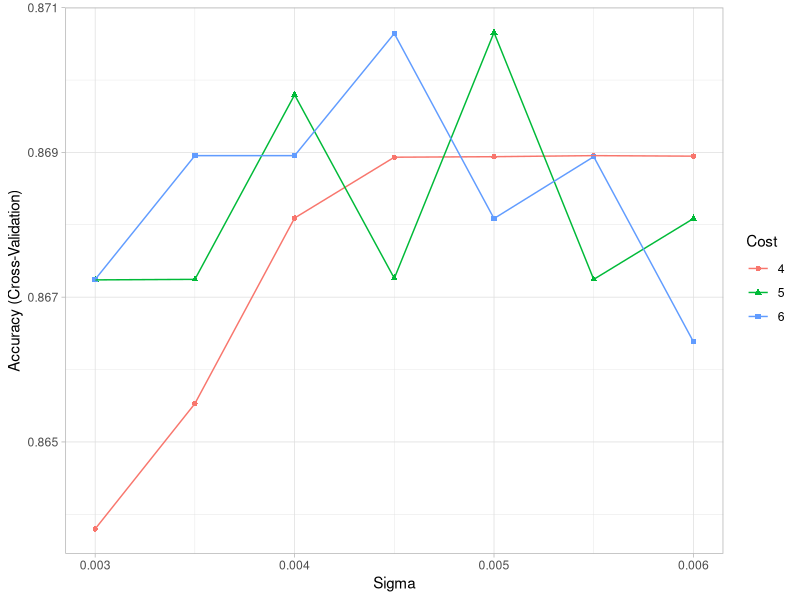
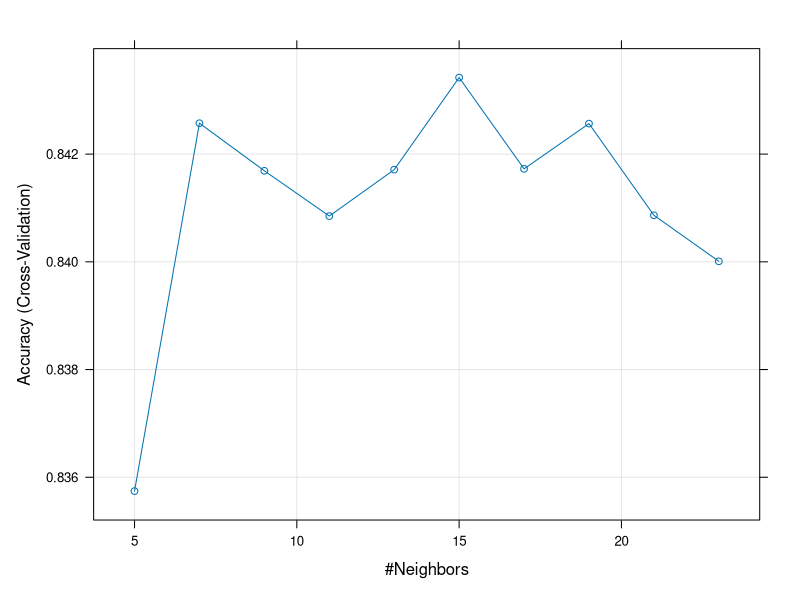

Here is the R script that generated these plots, in order:
## ---- chunk 1
rm(list=ls())
graphics.off()
# Helper packages
library(dplyr)     # for data wrangling
library(ggplot2)   # for awesome graphics
library(rsample)   # for data splittingg
library(modeldata) #package that includes couple of useful datasets

# Modeling packages
library(caret)    # for classification and regression training
library(kernlab)  # for fitting SVMs
## ---- chunk 2
data("attrition")
# Load attrition data
set.seed(123)  # for reproducibility
df <- attrition %>% 
  mutate_if(is.ordered, factor, ordered = FALSE)
head(df)

# Create training (80%) and test (20%) sets
set.seed(123)  # for reproducibility
attrition_split <- initial_split(df, prop = 0.8, strata = "Attrition")
#If we want to explicitly control the sampling so that our training and test 
#sets have similar y distributions, we can use stratified sampling
attrition_train <- training(attrition_split)
attrition_test  <- testing(attrition_split)
## ---- chunk 3
#caret’s train() function with method = "svmRadialSigma" is used to get 
#values of C (cost) and \sigma (related with the \gamma of Radial Basis function)
#through cross-validation
set.seed(1854)  # for reproducibility
model_svm_rbf <- train(
  Attrition ~ ., 
  data = attrition_train,
  method = "svmRadial",               
  preProcess = c("center", "scale"),  #x's standardized (i.e.,centered around zero with a sd of one)
  trControl = trainControl(method = "cv", number = 10),
  tuneLength = 10 #select 10 random numbers for the hypertune parameters
)

# Print results
print(model_svm_rbf$results)
model_svm_rbf


#tune the hyperparameters with tunegrid
set.seed(1854)  # for reproducibility
model_svm_rbf_2 <- train(
  Attrition ~ ., 
  data = attrition_train,
  method = "svmRadial",               
  preProcess = c("center", "scale"),  #x's standardized (i.e.,centered around zero with a sd of one)
  trControl = trainControl(method = "cv", number = 10),
  tuneGrid = expand.grid(C=seq(4, 6, 1), sigma=seq(0.003,0.006,0.0005))
)

# Print results
#print(model_svm_rbf_2$results)
model_svm_rbf_2


#Plotting the results, we see that smaller values of the cost parameter
#( C≈ 2–8) provide better cross-validated accuracy scores for these 
#training data:
ggplot(model_svm_rbf_2) + theme_light()

#confusion matrix on training dataset
confusionMatrix(model_svm_rbf_2)


## testing 
#We test the model on the testing dataset
test_svm_rbf_2 = predict(model_svm_rbf_2, attrition_test) 
confusionMatrix(data = test_svm_rbf_2, attrition_test$Attrition)

## ---- chunk 4
#
set.seed(1854)  # for reproducibility
# Tell SVM that the kernel is linear, the tune-in parameter cost is 5, and scale equals true. 

##2 linear with caret package
set.seed(1854)  # for reproducibility
model_svm_linear_2 <- train(
  Attrition ~ ., 
  data = attrition_train,
  method = "svmLinear",               
  preProcess = c("center", "scale"),  #x's standardized (i.e.,centered around zero with a sd of one)
  trControl = trainControl(method = "cv", number = 10),
  tuneGrid = expand.grid(C=5)
)

#print results
print(model_svm_linear_2$results)

## testing
#We test the model on the testing dataset
test_svm_linear_2 = predict(model_svm_linear_2, attrition_test) 
confusionMatrix(data = test_svm_linear_2, attrition_test$Attrition)

## ---- chunk 5
model_logistic <- glm(Attrition~BusinessTravel + DistanceFromHome + EnvironmentSatisfaction + 
                      Gender+ JobInvolvement + JobRole  + MaritalStatus+
                      NumCompaniesWorked + OverTime + RelationshipSatisfaction+ TotalWorkingYears+
                      TrainingTimesLastYear+ WorkLifeBalance+ YearsInCurrentRole + YearsSinceLastPromotion,
                    family="binomial", attrition_train)

summary(model_logistic)

#to get accuracy of the training data
probabilities_attrition_train <- model_logistic %>% predict(attrition_train, type = "response")
predicted.classes_train <- ifelse(probabilities_attrition_train > 0.5, "Yes", "No")
mean(predicted.classes_train == attrition_train$Attrition)


probabilities_attrition <- model_logistic %>% predict(attrition_test, type = "response")
predicted.classes <- as.factor(ifelse(probabilities_attrition > 0.5, "Yes", "No"))

#Accuracy: The model accuracy is measured as the proportion of observations that have been correctly classified. 
#Inversely, the classification error is defined as the proportion of observations that have been misclassified.
#Proportion of correctly classified observations:
  
mean(predicted.classes == attrition_test$Attrition)
confusionMatrix(data = predicted.classes, attrition_test$Attrition)

## ---- chunk 6
set.seed(1234) #I will use cross validation. To be able to replicate the results I set the seed to a fixed number

# Below I use 'train' function from caret library. 
# 'preProcess': I use this option to center and scale the data
# 'method' is knn
# default 'metric' is accuracy

model_knn <- train(Attrition~., data=attrition_train, 
                 method = "knn",
                 trControl = trainControl("cv", number = 10), #use cross validation with 10 data points
                 tuneLength = 10, #number of parameter values train function will try
                 preProcess = c("center", "scale"))  #center and scale the data in k-nn this is pretty important

model_knn
plot(model_knn) #we can plot the results

# very low accuracy compared to others - I don't continue to tune with grid.

## testing 
#We test the model on the testing dataset
test_knn = predict(model_knn, attrition_test) 
confusionMatrix(data = test_knn, attrition_test$Attrition)


## ---- chunk 7
#load dataset
library(readr)
two_employees <- read_csv("data/two_employees.csv")

two_employees <- two_employees %>% 
  mutate_if(is.ordered, factor, ordered = FALSE)
head(two_employees)
#predict attrition
probabilities_attrition_two_employees <- model_logistic %>% predict(two_employees, type = "response")
predicted.classes_two_employees <- as.factor(ifelse(probabilities_attrition_two_employees > 0.5, "Yes", "No"))
predicted.classes_two_employees
